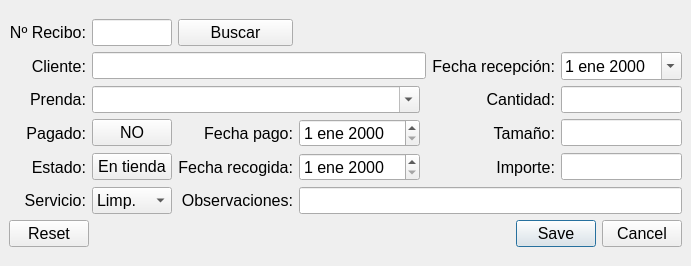
<?xml version="1.0" encoding="UTF-8"?>
<ui version="4.0">
 <class>AddGarment</class>
 <widget class="QMainWindow" name="AddGarment">
  <property name="windowModality">
   <enum>Qt::WindowModal</enum>
  </property>
  <property name="geometry">
   <rect>
    <x>0</x>
    <y>0</y>
    <width>660</width>
    <height>266</height>
   </rect>
  </property>
  <property name="minimumSize">
   <size>
    <width>0</width>
    <height>0</height>
   </size>
  </property>
  <property name="font">
   <font>
    <pointsize>12</pointsize>
   </font>
  </property>
  <property name="windowTitle">
   <string>Añadir nuevas prendas</string>
  </property>
  <property name="locale">
   <locale language="Spanish" country="Spain"/>
  </property>
  <widget class="QWidget" name="centralwidget">
   <layout class="QGridLayout" name="gridLayout">
    <item row="0" column="0">
     <layout class="QGridLayout" name="gridLayout_2">
      <item row="2" column="6">
       <widget class="QLineEdit" name="le_cantidad"/>
      </item>
      <item row="6" column="0" colspan="7">
       <widget class="QDialogButtonBox" name="buttonBox">
        <property name="standardButtons">
         <set>QDialogButtonBox::Cancel|QDialogButtonBox::Reset|QDialogButtonBox::Save</set>
        </property>
        <property name="centerButtons">
         <bool>false</bool>
        </property>
       </widget>
      </item>
      <item row="0" column="2">
       <widget class="QPushButton" name="pb_search">
        <property name="text">
         <string>Buscar</string>
        </property>
       </widget>
      </item>
      <item row="3" column="2">
       <widget class="QLabel" name="lbl_fecha_pago">
        <property name="text">
         <string>Fecha pago:</string>
        </property>
        <property name="alignment">
         <set>Qt::AlignRight|Qt::AlignTrailing|Qt::AlignVCenter</set>
        </property>
       </widget>
      </item>
      <item row="5" column="0">
       <widget class="QLabel" name="lbl_servicio">
        <property name="text">
         <string>Servicio:</string>
        </property>
        <property name="alignment">
         <set>Qt::AlignRight|Qt::AlignTrailing|Qt::AlignVCenter</set>
        </property>
       </widget>
      </item>
      <item row="1" column="1" colspan="4">
       <widget class="QLineEdit" name="le_cliente"/>
      </item>
      <item row="4" column="0">
       <widget class="QLabel" name="lbl_estado">
        <property name="text">
         <string>Estado:</string>
        </property>
        <property name="alignment">
         <set>Qt::AlignRight|Qt::AlignTrailing|Qt::AlignVCenter</set>
        </property>
       </widget>
      </item>
      <item row="3" column="0">
       <widget class="QLabel" name="lbl_pagado">
        <property name="text">
         <string>Pagado:</string>
        </property>
        <property name="alignment">
         <set>Qt::AlignRight|Qt::AlignTrailing|Qt::AlignVCenter</set>
        </property>
       </widget>
      </item>
      <item row="0" column="0">
       <widget class="QLabel" name="lbl_n_recibo">
        <property name="text">
         <string>Nº Recibo:</string>
        </property>
        <property name="alignment">
         <set>Qt::AlignRight|Qt::AlignTrailing|Qt::AlignVCenter</set>
        </property>
       </widget>
      </item>
      <item row="0" column="3" colspan="2">
       <spacer name="horizontalSpacer">
        <property name="orientation">
         <enum>Qt::Horizontal</enum>
        </property>
        <property name="sizeHint" stdset="0">
         <size>
          <width>40</width>
          <height>20</height>
         </size>
        </property>
       </spacer>
      </item>
      <item row="5" column="1">
       <widget class="QComboBox" name="cb_servicio">
        <property name="editable">
         <bool>false</bool>
        </property>
        <item>
         <property name="text">
          <string>Limp.</string>
         </property>
        </item>
        <item>
         <property name="text">
          <string>Plan.</string>
         </property>
        </item>
       </widget>
      </item>
      <item row="1" column="5">
       <widget class="QLabel" name="lbl_fecha_rcp">
        <property name="text">
         <string>Fecha recepción:</string>
        </property>
        <property name="alignment">
         <set>Qt::AlignRight|Qt::AlignTrailing|Qt::AlignVCenter</set>
        </property>
       </widget>
      </item>
      <item row="3" column="1">
       <widget class="QPushButton" name="pb_pagado">
        <property name="text">
         <string>NO</string>
        </property>
        <property name="checkable">
         <bool>true</bool>
        </property>
       </widget>
      </item>
      <item row="3" column="3">
       <widget class="QDateEdit" name="de_fecha_pago"/>
      </item>
      <item row="2" column="0">
       <widget class="QLabel" name="lbl_prenda">
        <property name="text">
         <string>Prenda:</string>
        </property>
        <property name="alignment">
         <set>Qt::AlignRight|Qt::AlignTrailing|Qt::AlignVCenter</set>
        </property>
       </widget>
      </item>
      <item row="4" column="3">
       <widget class="QDateEdit" name="de_fecha_recog"/>
      </item>
      <item row="4" column="1">
       <widget class="QPushButton" name="pb_estado">
        <property name="text">
         <string>En tienda</string>
        </property>
        <property name="checkable">
         <bool>true</bool>
        </property>
       </widget>
      </item>
      <item row="4" column="2">
       <widget class="QLabel" name="lbl_fecha_recog">
        <property name="text">
         <string>Fecha recogida:</string>
        </property>
        <property name="alignment">
         <set>Qt::AlignRight|Qt::AlignTrailing|Qt::AlignVCenter</set>
        </property>
       </widget>
      </item>
      <item row="1" column="6">
       <widget class="QDateEdit" name="de_fecha_rcp">
        <property name="calendarPopup">
         <bool>true</bool>
        </property>
       </widget>
      </item>
      <item row="2" column="5">
       <widget class="QLabel" name="lbl_cantidad">
        <property name="text">
         <string>Cantidad:</string>
        </property>
        <property name="alignment">
         <set>Qt::AlignRight|Qt::AlignTrailing|Qt::AlignVCenter</set>
        </property>
       </widget>
      </item>
      <item row="1" column="0">
       <widget class="QLabel" name="lbl_cliente">
        <property name="text">
         <string>Cliente:</string>
        </property>
        <property name="alignment">
         <set>Qt::AlignRight|Qt::AlignTrailing|Qt::AlignVCenter</set>
        </property>
       </widget>
      </item>
      <item row="0" column="1">
       <widget class="QLineEdit" name="le_n_recibo"/>
      </item>
      <item row="4" column="6">
       <widget class="QLineEdit" name="le_importe">
        <property name="enabled">
         <bool>true</bool>
        </property>
        <property name="readOnly">
         <bool>true</bool>
        </property>
        <property name="clearButtonEnabled">
         <bool>false</bool>
        </property>
       </widget>
      </item>
      <item row="3" column="6">
       <widget class="QLineEdit" name="le_size"/>
      </item>
      <item row="3" column="5">
       <widget class="QLabel" name="lbl_size">
        <property name="text">
         <string>Tamaño:</string>
        </property>
        <property name="alignment">
         <set>Qt::AlignRight|Qt::AlignTrailing|Qt::AlignVCenter</set>
        </property>
       </widget>
      </item>
      <item row="5" column="2">
       <widget class="QLabel" name="lbl_observaciones">
        <property name="text">
         <string>Observaciones:</string>
        </property>
        <property name="alignment">
         <set>Qt::AlignRight|Qt::AlignTrailing|Qt::AlignVCenter</set>
        </property>
       </widget>
      </item>
      <item row="5" column="3" colspan="4">
       <widget class="QLineEdit" name="le_observaciones">
        <property name="enabled">
         <bool>true</bool>
        </property>
        <property name="readOnly">
         <bool>false</bool>
        </property>
       </widget>
      </item>
      <item row="4" column="5">
       <widget class="QLabel" name="lbl_importe">
        <property name="text">
         <string>Importe:</string>
        </property>
        <property name="alignment">
         <set>Qt::AlignRight|Qt::AlignTrailing|Qt::AlignVCenter</set>
        </property>
       </widget>
      </item>
      <item row="2" column="1" colspan="3">
       <widget class="QComboBox" name="cb_prenda">
        <property name="editable">
         <bool>true</bool>
        </property>
       </widget>
      </item>
     </layout>
    </item>
   </layout>
  </widget>
 </widget>
 <tabstops>
  <tabstop>le_n_recibo</tabstop>
  <tabstop>pb_search</tabstop>
  <tabstop>le_cliente</tabstop>
  <tabstop>de_fecha_rcp</tabstop>
  <tabstop>cb_prenda</tabstop>
  <tabstop>le_cantidad</tabstop>
  <tabstop>pb_pagado</tabstop>
  <tabstop>de_fecha_pago</tabstop>
  <tabstop>le_size</tabstop>
  <tabstop>pb_estado</tabstop>
  <tabstop>de_fecha_recog</tabstop>
  <tabstop>le_importe</tabstop>
  <tabstop>cb_servicio</tabstop>
  <tabstop>le_observaciones</tabstop>
 </tabstops>
 <resources/>
 <connections/>
</ui>
